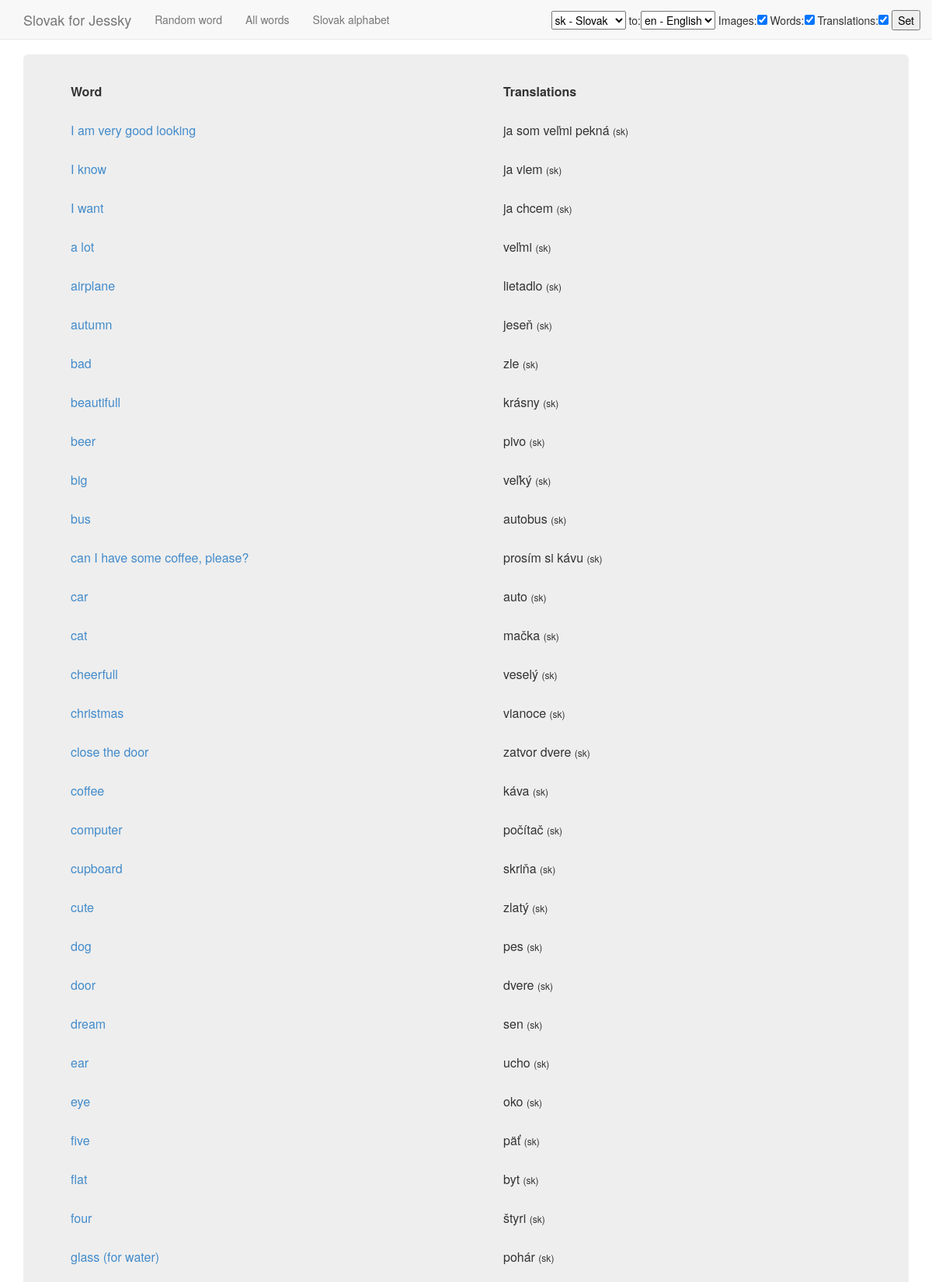
Page /wordphrase/list/2/ (upper part) on the committed database.
### apps/wordphrase/models.py (models this page shows, shortened)
class WordPhrase(models.Model):
    WORD, PHRASE = 1, 2
    TYPE = (
        (WORD, 'Word'),
        (PHRASE, 'Phrase'),
    )
    text = models.CharField(max_length=255, unique=True)
    language = models.ForeignKey('Language')
    sounds = models.CharField(max_length=255, null=True, blank=True)
    type = models.SmallIntegerField(max_length=1, choices=TYPE, default=WORD)
    translations = models.ManyToManyField("self", blank=True, null=True)
    class Meta:
        ordering = (['text'])

class Language(models.Model):
    code = models.CharField(max_length=10)
    name = models.CharField(max_length=255)
    def __unicode__(self):
        return "%s - %s" % (self.code, self.name)

### apps/wordphrase/views.py (the view)
class WordPhraseListView(ListView):
    model = WordPhrase
    def get_queryset(self):
        return self.model.objects.filter(language=self.kwargs['language_id'])

### apps/wordphrase/forms.py
class SettingsForm(forms.Form):
    SOURCE_LANG_QUERYSET = Language.objects.all().order_by('id')
    DESTINATION_LANG_QUERYSET = Language.objects.all().order_by('-id')
    source_lang = forms.ModelChoiceField(
        label='',
        queryset=SOURCE_LANG_QUERYSET,
        empty_label=None,
    )
    destination_lang = forms.ModelChoiceField(label='to',
        queryset=DESTINATION_LANG_QUERYSET,
        empty_label=None,
    )
    show_images = forms.BooleanField(label='Images', required=False)
    show_wordphrase = forms.BooleanField(label='Words', required=False)
    show_translations = forms.BooleanField(label='Translations', required=False)
    next = forms.CharField(widget=forms.HiddenInput)

### apps/wordphrase/context_processors.py (called while the page is built)
def wordphrase(request):
    if not 'source_lang' in request.session:
        request.session['source_lang'] = SettingsForm.SOURCE_LANG_QUERYSET[0].id
    if not 'destination_lang' in request.session:
        request.session['destination_lang'] = SettingsForm.DESTINATION_LANG_QUERYSET[0].id
    return {
        'settings_form': SettingsForm(initial={
            'source_lang':request.session.get('source_lang',''),
            'destination_lang':request.session.get('destination_lang',''),
            'show_images':request.session.get('show_images', True),
            'show_wordphrase':request.session.get('show_wordphrase', True),
            'show_translations':request.session.get('show_translations', True),
            'next':request.get_full_path(),
        })
    }

### templates/wordphrase/wordphrase_list.html (shortened to what this page needs)
{% extends 'base.html' %}
{% load staticfiles %}
{% block content %}
    <table width='100%'>
    <tr>
        <th>Word</th>
        <th>Translations</th>
    </tr>
    {% for object in object_list %}
        <tr>
            <td>
                <a href="{% url 'wordphrase-detail' object.language.code object.id object.text|slugify %}">
                    {{ object.text }}
                </a>
            </td>
            <td>
                {% for translation in object.translations.all %}
                    {{ translation.text }} <span class='small'>({{  translation.language.code}})</span>
                {% endfor %}
            </td>
        </tr>
    {% endfor %}
    </table>
{% endblock %}

### static/css/main.css (style rules this page uses)
body { min-height: 2000px; }
label { font-weight:normal; }
#id_destination_lang { xdisplay:none; }
.small { font-size: 75%; }

### rows in the picture
WordPhrase: text "I am very good looking"
WordPhrase: text "I know"
WordPhrase: text "I want"
WordPhrase: text "a lot"
WordPhrase: text "airplane"
WordPhrase: text "autumn"
WordPhrase: text "bad"
WordPhrase: text "beautifull"
WordPhrase: text "beer"
WordPhrase: text "big"
WordPhrase: text "bus"
WordPhrase: text "can I have some coffee, please?"
WordPhrase: text "car"
WordPhrase: text "cat"
WordPhrase: text "cheerfull"
WordPhrase: text "christmas"
WordPhrase: text "close the door"
WordPhrase: text "coffee"
WordPhrase: text "computer"
WordPhrase: text "cupboard"
WordPhrase: text "cute"
WordPhrase: text "dog"
WordPhrase: text "door"
WordPhrase: text "dream"
WordPhrase: text "ear"
WordPhrase: text "eye"
WordPhrase: text "five"
WordPhrase: text "flat"
WordPhrase: text "four"
WordPhrase: text "glass (for water)"
